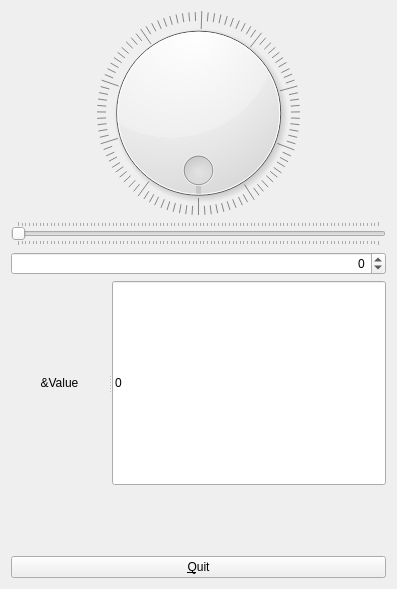
<?xml version="1.0" encoding="UTF-8"?>
<ui version="4.0">
 <class>Widget</class>
 <widget class="QWidget" name="Widget">
  <property name="geometry">
   <rect>
    <x>0</x>
    <y>0</y>
    <width>397</width>
    <height>589</height>
   </rect>
  </property>
  <property name="windowTitle">
   <string>Widget</string>
  </property>
  <layout class="QVBoxLayout" name="verticalLayout">
   <item>
    <widget class="QDial" name="dial">
     <property name="wrapping">
      <bool>true</bool>
     </property>
     <property name="notchesVisible">
      <bool>true</bool>
     </property>
    </widget>
   </item>
   <item>
    <widget class="QSlider" name="horizontalSlider">
     <property name="orientation">
      <enum>Qt::Orientation::Horizontal</enum>
     </property>
     <property name="tickPosition">
      <enum>QSlider::TickPosition::TicksBothSides</enum>
     </property>
    </widget>
   </item>
   <item>
    <widget class="QSpinBox" name="spinBox">
     <property name="wrapping">
      <bool>true</bool>
     </property>
     <property name="alignment">
      <set>Qt::AlignmentFlag::AlignRight|Qt::AlignmentFlag::AlignTrailing|Qt::AlignmentFlag::AlignVCenter</set>
     </property>
    </widget>
   </item>
   <item>
    <widget class="QSplitter" name="splitter">
     <property name="orientation">
      <enum>Qt::Orientation::Horizontal</enum>
     </property>
     <widget class="QLabel" name="label">
      <property name="text">
       <string>&amp;Value</string>
      </property>
      <property name="alignment">
       <set>Qt::AlignmentFlag::AlignCenter</set>
      </property>
     </widget>
     <widget class="QLineEdit" name="lineEdit">
      <property name="inputMask">
       <string>09</string>
      </property>
      <property name="text">
       <string>0</string>
      </property>
      <property name="placeholderText">
       <string>input the number</string>
      </property>
     </widget>
    </widget>
   </item>
   <item>
    <spacer name="verticalSpacer">
     <property name="orientation">
      <enum>Qt::Orientation::Vertical</enum>
     </property>
     <property name="sizeType">
      <enum>QSizePolicy::Policy::Maximum</enum>
     </property>
     <property name="sizeHint" stdset="0">
      <size>
       <width>20</width>
       <height>65</height>
      </size>
     </property>
    </spacer>
   </item>
   <item>
    <widget class="QPushButton" name="pushButton">
     <property name="text">
      <string>&amp;Quit</string>
     </property>
    </widget>
   </item>
  </layout>
 </widget>
 <resources/>
 <connections>
  <connection>
   <sender>spinBox</sender>
   <signal>textChanged(QString)</signal>
   <receiver>lineEdit</receiver>
   <slot>setText(QString)</slot>
   <hints>
    <hint type="sourcelabel">
     <x>302</x>
     <y>424</y>
    </hint>
    <hint type="destinationlabel">
     <x>305</x>
     <y>452</y>
    </hint>
   </hints>
  </connection>
  <connection>
   <sender>dial</sender>
   <signal>valueChanged(int)</signal>
   <receiver>horizontalSlider</receiver>
   <slot>setValue(int)</slot>
   <hints>
    <hint type="sourcelabel">
     <x>33</x>
     <y>286</y>
    </hint>
    <hint type="destinationlabel">
     <x>37</x>
     <y>386</y>
    </hint>
   </hints>
  </connection>
  <connection>
   <sender>horizontalSlider</sender>
   <signal>valueChanged(int)</signal>
   <receiver>spinBox</receiver>
   <slot>setValue(int)</slot>
   <hints>
    <hint type="sourcelabel">
     <x>39</x>
     <y>396</y>
    </hint>
    <hint type="destinationlabel">
     <x>198</x>
     <y>426</y>
    </hint>
   </hints>
  </connection>
  <connection>
   <sender>spinBox</sender>
   <signal>valueChanged(int)</signal>
   <receiver>dial</receiver>
   <slot>setValue(int)</slot>
   <hints>
    <hint type="sourcelabel">
     <x>89</x>
     <y>424</y>
    </hint>
    <hint type="destinationlabel">
     <x>99</x>
     <y>359</y>
    </hint>
   </hints>
  </connection>
  <connection>
   <sender>pushButton</sender>
   <signal>clicked()</signal>
   <receiver>Widget</receiver>
   <slot>close()</slot>
   <hints>
    <hint type="sourcelabel">
     <x>154</x>
     <y>556</y>
    </hint>
    <hint type="destinationlabel">
     <x>143</x>
     <y>543</y>
    </hint>
   </hints>
  </connection>
 </connections>
</ui>
